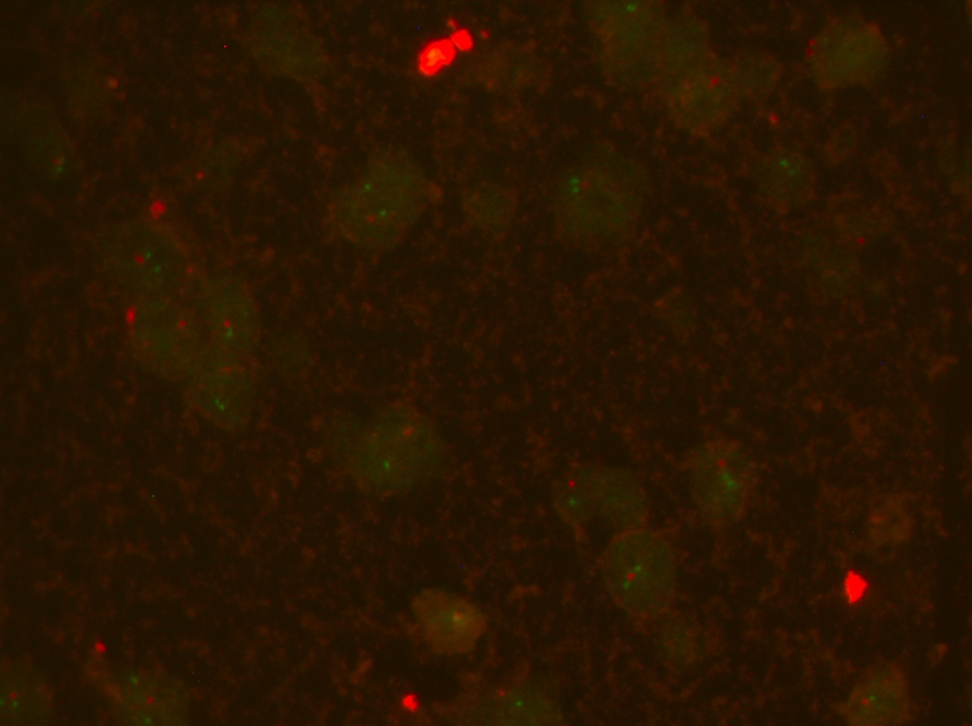
#> input picture imageFISH.jpg, 972 x 726 px, shrunk from 1392 x 1040 before the run
$ jupyter execute 'Separar canales RGB.ipynb'
#> lines starting #> are read from the running program, lines starting #| are printed output that depends on the picture
# Obtener imágenes de los distintos canales rgb de la imagen a color

[cell 1]
import matplotlib.pyplot as plt

import numpy as np
import pandas as pd

from skimage import io
import imageio

## Cargar imagen original

[cell 2]
imagen = io.imread(fname="imageFISH.jpg")
#> imagen is the input picture: shape (726, 972, 3); mean R, G, B 41.1, 20.8, 0.7

[cell 3]
io.imshow(imagen)

## Funciones para crear las tres imágenes de los tres canales

[cell 4]
def canal_r(image):
    f,c,a = image.shape
#> f = 726; c = 972; a = 3
    canal = np.zeros((f,c))
    for i in range(0,f):
        for j in range(0,c):
            canal[i][j] = image[i][j][0]
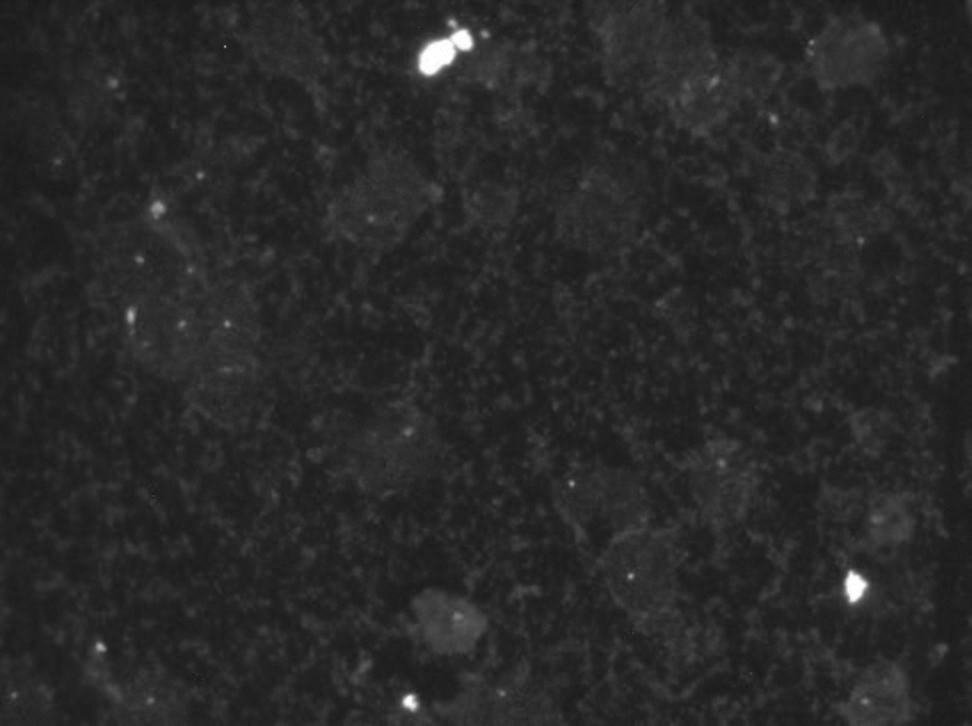
#> canal: shape (726, 972) float64; min 24, max 255, mean 41.1
    return canal

[cell 5]
imagen_r = canal_r(imagen)

[cell 6]
def canal_g(image):
    f,c,a = image.shape
#> f = 726; c = 972; a = 3
    canal = np.zeros((f,c))
    for i in range(0,f):
        for j in range(0,c):
            canal[i][j] = image[i][j][1]
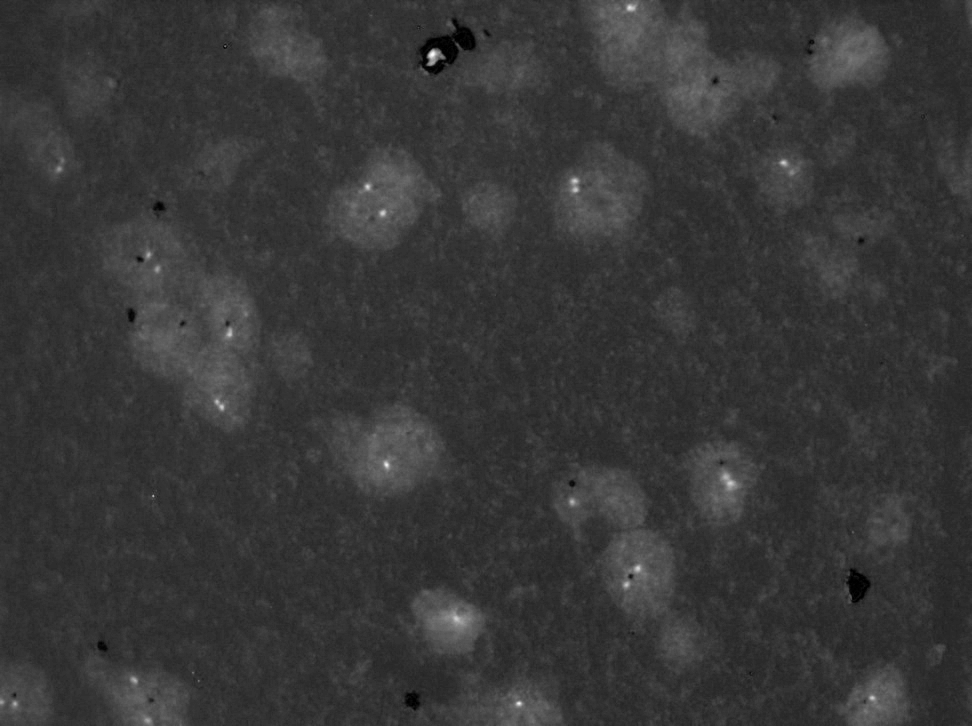
#> canal: shape (726, 972) float64; min 0, max 95, mean 20.8; drawn with min black and max white
    return canal

[cell 7]
imagen_g = canal_g(imagen)

[cell 8]
def canal_b(image):
    f,c,a = image.shape
#> f = 726; c = 972; a = 3
    canal = np.zeros((f,c))
    for i in range(0,f):
        for j in range(0,c):
            canal[i][j] = image[i][j][2]
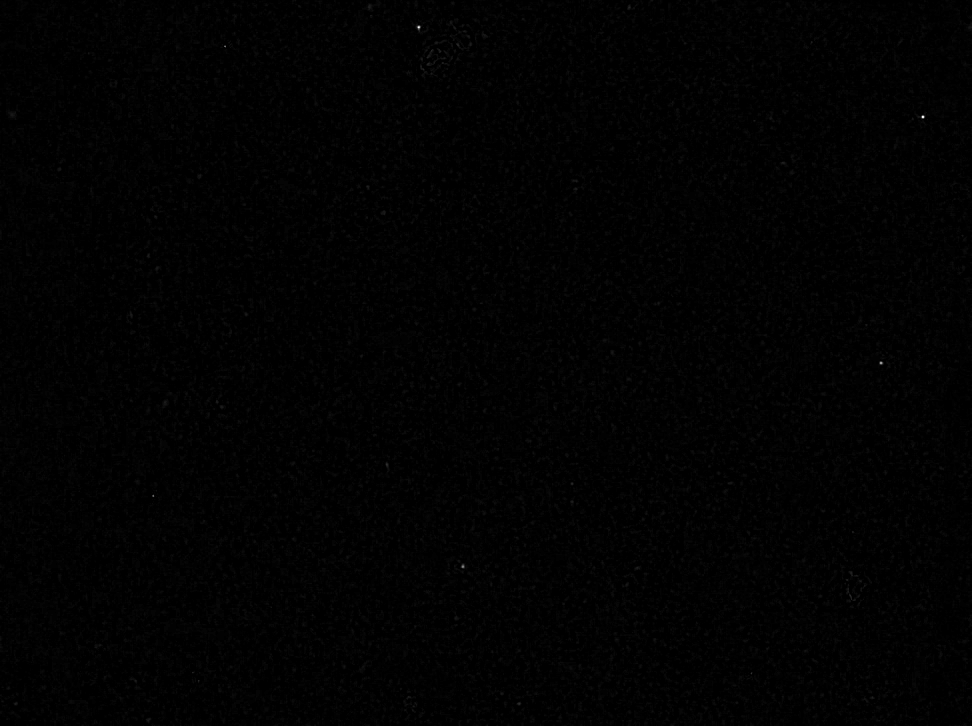
#> canal: shape (726, 972) float64; min 0, max 88, mean 0.7; drawn with min black and max white
    return canal

[cell 9]
imagen_b = canal_b(imagen)

## Comprobación de tamaños

[cell 10]
imagen.shape
#> Out = (726, 972, 3)

[cell 11]
imagen_r.shape
#> Out = (726, 972)

[cell 12]
imagen_g.shape
#> Out = (726, 972)

[cell 13]
imagen_b.shape
